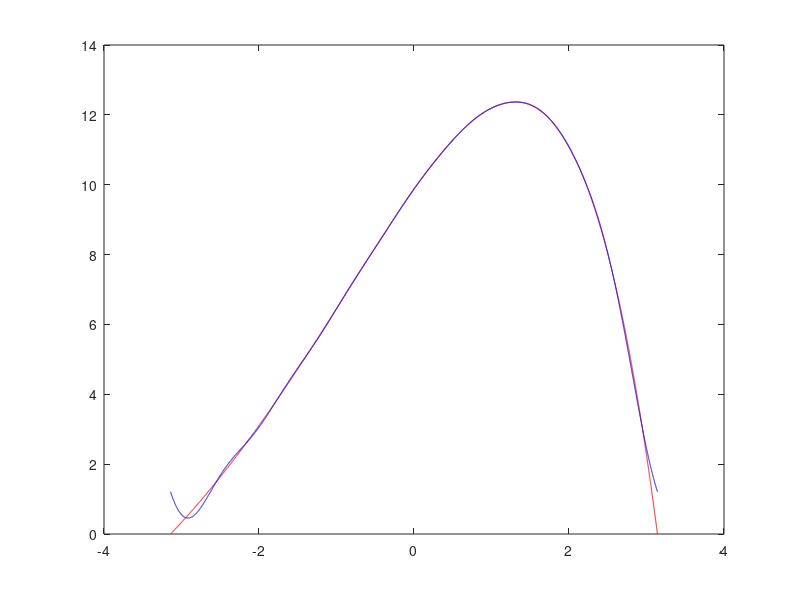

MATLAB code for this plot: (Note: this script raises an error after producing the figure.)
    n = 8;
    t = zeros(n);
    C = zeros(n,n);
    S = zeros(n,n);
    for i = 1:n
        t(i) = pi/16 + (i-1)*pi/8;
        for j = 1:n
            C(i,j) = cos((j-1)*t(i));
            S(i,j) = sin(j*t(i));
        end
    end
   C_trans = transpose(C);
   S_trans = transpose(S);
   
   C_ort1 = round(mtimes(C_trans, C));
   S_ort2 = round(mtimes(S_trans, S));  
   
   C_u = zeros(n);
   S_u = zeros(n);
   for k = 1:n
       cj = C(:,k);
       sj = S(:,k);
       C_u(:, k) = cj./(sum(cj.^2));
       S_u(:, k) = sj./(sum(sj.^2));
   end
   C_inv = transpose(C_u);
   S_inv = transpose(S_u);
   
   t_16 = linspace(pi/16, 15*pi/16, 8);
   t = linspace(-pi, pi, 10000);
   f_t16 = (pi.^2. - (t_16.^2)).*exp(t_16./pi);
   f_t16_n = ((pi.^2.- ((-t_16).^2)).*exp((-t_16)./pi));
   f_l = 0.5*(f_t16 + f_t16_n);
   f_o = 0.5*(f_t16 - f_t16_n);
   y_c = mtimes(C_inv, transpose(f_l));
   y_s = mtimes(S_inv, transpose(f_o));
   
   f_16 = y_c(1) + y_c(2)*cos(t) + y_c(3)*cos(2*t) + y_c(4)*cos(3*t) ...
            + y_c(5)*cos(4*t) + y_c(6)*cos(5*t) + y_c(7)*cos(6*t)... 
            + y_c(8)*cos(7*t)+ y_s(1)*sin(t) + y_s(2)*sin(2*t)... 
            + y_s(3)*sin(3*t) + y_s(4)*sin(4*t)+ y_s(5)*sin(5*t)...  
            + y_s(6)*sin(6*t)  + y_s(7)*sin(7*t) + y_s(8)*sin(8*t);
   f = (pi.^2 - t.^2).*exp(t./pi);
   g = figure;
   plot(t, f, ' r ' , t , f_16 , 'b')
   ax = gca;
   ax.FontSize = 15;
   xlabel('x');
   ylabel('y');
   title('Plot av f og f_{16},  f = \pi^2 - t^2 \cdot e^{(t/pi)}');
   %saveas(g,'oppgave_8', 'png')